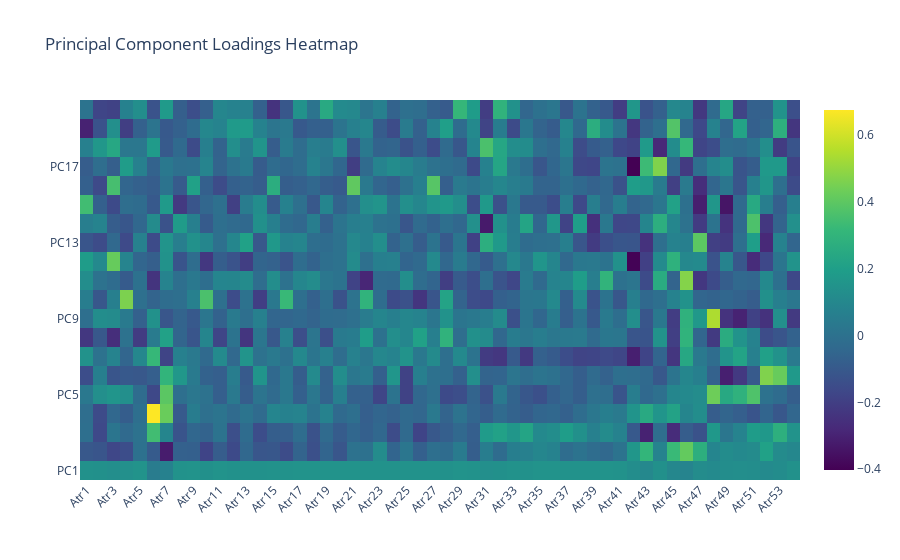

The cell this chart's notebook holds for it:
### Code cell
import plotly.graph_objects as go

# 创建载荷矩阵
loadings = pca.components_

# 创建一个 DataFrame
loading_matrix = pd.DataFrame(loadings, columns=X.columns, index=[f'PC{i+1}' for i in range(loadings.shape[0])])

# 创建热力图
fig = go.Figure(data=go.Heatmap(
    z=loading_matrix.values,
    x=loading_matrix.columns,
    y=loading_matrix.index,
    colorscale='Viridis',
    showscale=True  # 显示颜色刻度
))

fig.update_layout(
    title='Principal Component Loadings Heatmap',
    xaxis_nticks=36,
    yaxis_nticks=5,
    xaxis_tickangle=-45
)

fig.show()

### Figure 1 — Plotly figure (JSON) as saved in the notebook; plotly's stock layout.template omitted (floating-point values rounded to 4 significant figures; data arrays with more than 128 entries replaced by an {"elided": "..."} marker saying what was removed)
{"data": [{"colorscale": [[0, "#440154"], [0.1111, "#482878"], [0.2222, "#3e4989"], [0.3333, "#31688e"], [0.4444, "#26828e"], [0.5556, "#1f9e89"], [0.6667, "#35b779"], [0.7778, "#6ece58"], [0.8889, "#b5de2b"], [1, "#fde725"]], "showscale": true, "type": "heatmap", "x": ["Atr1", "Atr2", "Atr3", "Atr4", "Atr5", "Atr6", "Atr7", "Atr8", "Atr9", "Atr10", "Atr11", "Atr12", "Atr13", "Atr14", "Atr15", "Atr16", "Atr17", "Atr18", "Atr19", "Atr20", "Atr21", "Atr22", "Atr23", "Atr24", "Atr25", "Atr26", "Atr27", "Atr28", "Atr29", "Atr30", "Atr31", "Atr32", "Atr33", "Atr34", "Atr35", "Atr36", "Atr37", "Atr38", "Atr39", "Atr40", "Atr41", "Atr42", "Atr43", "Atr44", "Atr45", "Atr46", "Atr47", "Atr48", "Atr49", "Atr50", "Atr51", "Atr52", "Atr53", "Atr54"], "y": ["PC1", "PC2", "PC3", "PC4", "PC5", "PC6", "PC7", "PC8", "PC9", "PC10", "PC11", "PC12", "PC13", "PC14", "PC15", "PC16", "PC17", "PC18", "PC19", "PC20"], "z": {"elided": "20x54 float values"}}], "layout": {"title": {"text": "Principal Component Loadings Heatmap"}, "xaxis": {"nticks": 36, "tickangle": -45}, "yaxis": {"nticks": 5}}}
